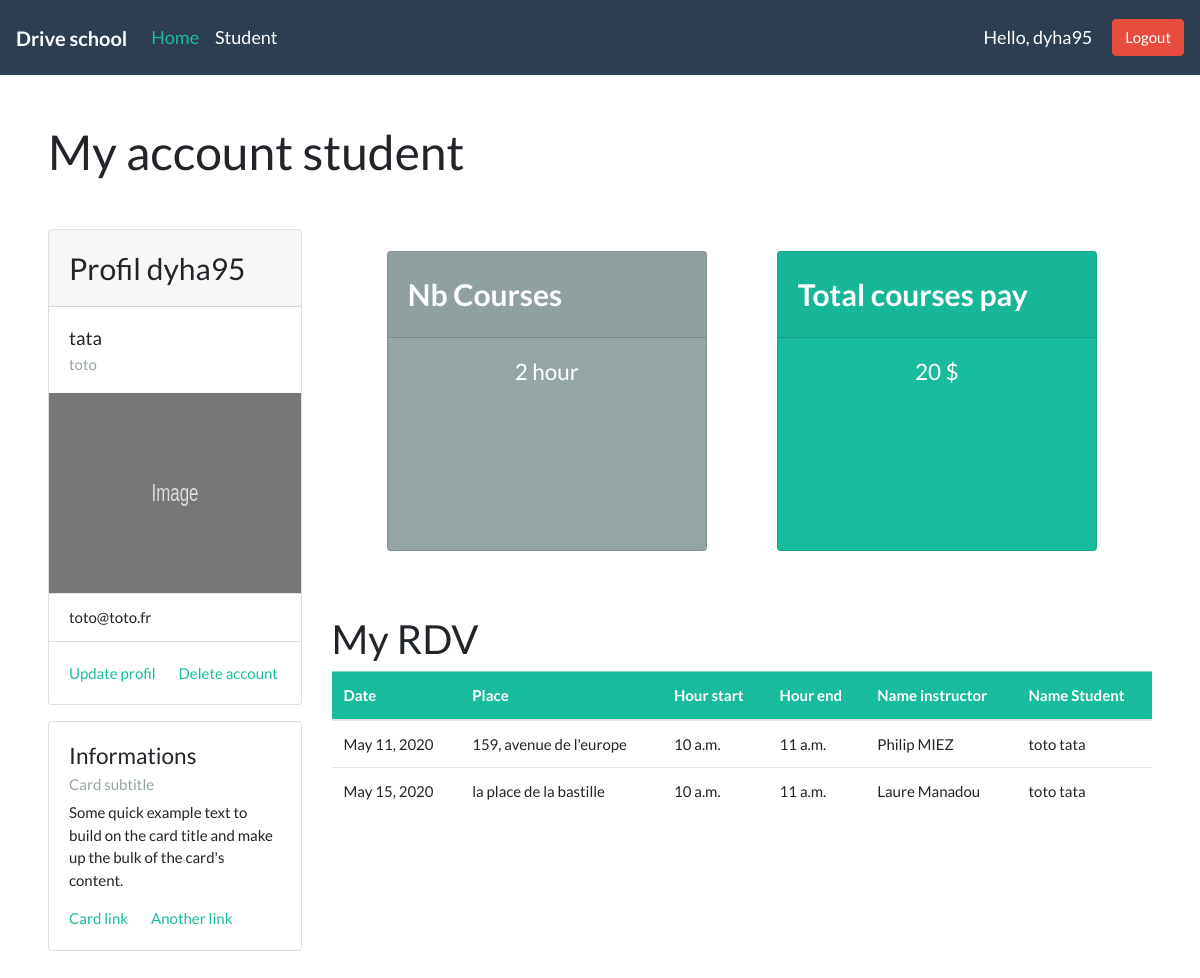
The app's page /profil_student/ (signed in) with its own data.
### app_drive/models.py (models this page shows, shortened)
class Student(models.Model):
    student = models.OneToOneField(
        User,
        on_delete=models.CASCADE,
        related_name="student",
        null=True,
    )
    age = models.DateField()
    nb_hour_lesson = models.CharField(max_length=255,null=True)
    nb_hour_Paid = models.CharField(max_length=255,null=True)
    def __str__(self):
        return '{} {}'.format(self.student.first_name,self.student.last_name )

class RdvDrive(models.Model):
    place = models.CharField(max_length=255, blank=True)
    date = models.DateField()
    start_time = models.TimeField(null=True, blank=True)
    end_time = models.TimeField(null=True, blank=True)
    nb_hour = models.CharField(max_length=255, null=True,)
    student = models.ForeignKey(Student, on_delete=models.CASCADE)
    instructor = models.ForeignKey(Instructor, on_delete=models.CASCADE)
    date_created = models.DateTimeField(auto_now_add=True, null=True, blank=True)
    updated_at = models.DateTimeField(auto_now=True, null=True, blank=True)

class Instructor(models.Model):
    instructor = models.OneToOneField(
        User,
        on_delete=models.CASCADE,
        related_name="instructor",
        null=True
    )
    students = models.ManyToManyField(Student)
    def __str__(self):
        return '{} {}'.format(self.instructor.first_name,self.instructor.last_name)

### app_drive/decorators.py (the view)
        def wrapper_func(request,*args, **kwargs):
            group = None
            if request.user.groups.exists():
                group = request.user.groups.all()[0].name
                if group in allowed_roles:
                    return view_func(request,*args, **kwargs)
                else:
                    return HttpResponse('You are not authorized to view this page')

### app_drive/views.py (called while the page is built)
@login_required(login_url='login')
@allowed_users(allowed_roles=['Student'])
def studentProfile(request):
    current_user =request.user.id
    user = User.objects.get(id=current_user)
    studentId= user.student.id
    UserRdv = RdvDrive.objects.filter(student_id=studentId)
    return render(request, 'student/account.html',{'user':user,'userRdv': UserRdv})

### app_drive/templates/student/account.html (shortened to what this page needs)
{% extends "main/main.html" %}
{% block content %}
<div class="p-5">
    <h1 class="mb-5">My account student</h1>
    <div class="row">
        <div class="col-md-3">
            <div class="card mb-3">
                <h3 class="card-header">Profil {{user.username}}</h3>
                <div class="card-body">
                <h5 class="card-title">{{user.last_name}}</h5>
                <h6 class="card-subtitle text-muted">{{user.first_name}}</h6>
                </div>
                <img style="height: 200px; width: 100%; display: block;" alt="Card image">
                <ul class="list-group list-group-flush">
                <li class="list-group-item">{{user.email}}</li>
                </ul>
                <div class="card-body">
                    <a href="#" class="card-link">Update profil</a>
                    <a href="#" class="card-link">Delete account</a>
                </div>
            </div>
            <div class="card">
                <div class="card-body">
                <h4 class="card-title">Informations</h4>
                <h6 class="card-subtitle mb-2 text-muted">Card subtitle</h6>
                <p class="card-text">Some quick example text to build on the card title and make up the bulk of the card's content.</p>
                <a href="#" class="card-link">Card link</a>
                <a href="#" class="card-link">Another link</a>
                </div>
            </div>
        </div>
        <div class="col-md-9">
            {% include "statue.html" %}
            <h2 class="mt-5">My RDV</h2>
            <table class="table table-hover">
                <thead>
                    <tr class="table-success">
                        <th scope="row">Date</th>
                        <th scope="row">Place </th>
                        <th scope="row">Hour start</th>
                        <th scope="row">Hour end</th>
                        <th scope="row">Name instructor</th>
                        <th scope="row">Name Student</th>
                    </tr>
                </thead>
                <tbody>
                    {% for r in userRdv %}
                    <tr>
                        <td>
                            {{r.date}}
                        </td>
                        <td>
                            {{r.place}}
                        </td>
                        <td>
                            {{r.start_time}}
                        </td>
                        <td>
                            {{r.end_time}}
                        </td>
                        <td>
                            {{r.instructor}}
                        </td>
                        <td>
                            {{r.student}}
                        </td>
                    </tr>
                    {% endfor %}
                </tbody>
            </table>
        </div>
    </div>
</div>
{% endblock %}

### app_drive/templates/main/navbar.html (shortened to what this page needs)
{% load static %}
<nav class="navbar navbar-expand-lg navbar-dark bg-primary">
    <a class="navbar-brand font-weight-bold" href="{% url 'home' %}">Drive school</a>
    <div class="collapse navbar-collapse" id="navbarColor01">
      <ul class="navbar-nav mr-auto">
        <li class="nav-item active">
          <a class="nav-link" href="{% url 'home' %}">Home <span class="sr-only">(current)</span></a>
        </li>
        {% if user.is_authenticated %}
        {% for group in user.groups.all %}
          {% if group.name == 'Student'  %}
            <li class="nav-item">
              <a class="nav-link" href="{% url 'profil_student' %}">Student</a>
            </li>
          {% endif %}
        {% endfor %}
        {% endif %}
      </ul>
      {% if user.is_authenticated %}
      <span id="helloMsg">Hello, {{request.user}}</span>
      <a class="btn btn-danger my-2 my-sm-0" href="{% url 'logout' %}">Logout</a>
      {% endif %}
    </div>
  </nav>

### app_drive/templates/statue.html
<br>
<div class="mb-5">
  <div class="row d-flex justify-content-center">
        <div class="stats card text-white bg-secondary mb-3" style="max-width: 20rem;">
          <div class="card-header font-weight-bold">Nb Courses</div>
          <div class="card-body">
            <h4 class="card-title text-center">{{user.student.nb_hour_lesson}} hour </h4>
          </div>
        </div>
        <div class="stats card text-white bg-success mb-3" style="max-width: 20rem;">
          <div class="card-header font-weight-bold">Total courses pay</div>
          <div class="card-body">
            <h4 class="card-title text-center">{{user.student.nb_hour_Paid}} $</h4>
          </div>
        </div>
  </div>
</div>

### app_drive/templates/main/main.html (style rules this page uses)
.stats { margin-left: 35px; margin-right: 35px; width: 100% !important; height: 300px !important; }
.card-header { padding: 20px !important; font-size: 30px !important; }

### app_drive/templates/main/navbar.html (style rules this page uses)
#helloMsg { color: white; margin-right: 20px; font-size:18px; }
.navbar-brand { font-size: 20px !important; }
.nav-link { font-size: 18px !important; }

### records on screen
RdvDrive: date "May 11, 2020", place "159, avenue de l'europe", start_time "10 a.m.", end_time "11 a.m.", instructor "Philip MIEZ", student "toto tata"
RdvDrive: date "May 15, 2020", place "la place de la bastille", start_time "10 a.m.", end_time "11 a.m.", instructor "Laure Manadou", student "toto tata"

### other values on screen
{{ request.user }} "dyha95"
{{ user.username }} "dyha95"
{{ user.last_name }} "tata"
{{ user.first_name }} "toto"
{{ user.email }} "toto@toto.fr"
{{ user.student.nb_hour_lesson }} "2"
{{ user.student.nb_hour_Paid }} "20"
